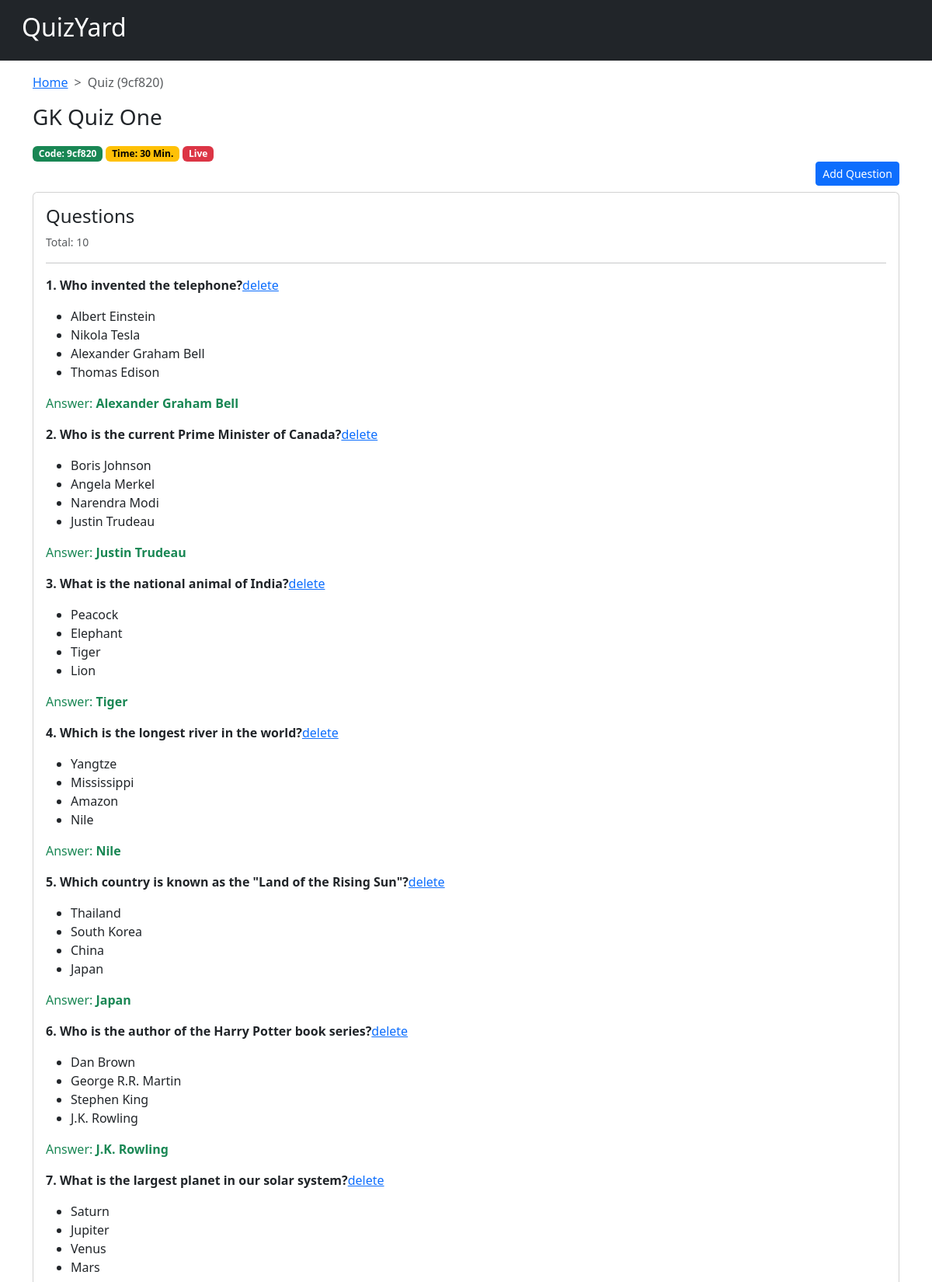
Screenshot of /dashboard/9cf820/ (upper part) with the database file from the repository.
### quiz/models.py (models this page shows, shortened)
class Quiz(models.Model):
    title = models.CharField(max_length=75)
    time = models.PositiveIntegerField(help_text="Quiz time in minutes.")
    code = models.CharField(max_length=15, unique=True)
    is_active = models.BooleanField(default=False)
    class Meta:
        db_table = 'quiz'
        verbose_name = 'Quiz'
        verbose_name_plural = 'Quizzes'
        ordering = ['-id']

class Question(models.Model):
    quiz = models.ForeignKey(Quiz, on_delete=models.CASCADE)
    question = models.CharField(max_length=255)
    class Meta:
        db_table = 'question'
        verbose_name = 'Question'
        verbose_name_plural = 'Questions'
        ordering = ['-id']

class Option(models.Model):
    question = models.ForeignKey(Question, on_delete=models.CASCADE)
    value = models.CharField(max_length=100)
    class Meta:
        db_table = 'option'
        verbose_name = 'Option'
        verbose_name_plural = 'Options'
        ordering = ['-id']
    def __str__(self) -> str:
        return self.value

class Answer(models.Model):
    question = models.ForeignKey(Question, on_delete=models.CASCADE)
    answer = models.ForeignKey(Option, on_delete=models.CASCADE)
    class Meta:
        db_table = 'answer'
        verbose_name = "answer"
        verbose_name_plural = "answers"

### dashboard/views.py (the view)
# urls.py: path("<str:code>/", QuizDetailView.as_view(), name="quiz_detail"),
class QuizDetailView(DetailView):
    model = Quiz
    template_name = "dashboard/quiz_detail.html"
    context_object_name = "quiz"
    def get_object(self):
        return Quiz.objects.get(code=self.kwargs['code'])
    def get_context_data(self, **kwargs) -> dict:
        context = super().get_context_data(**kwargs)
        context["questions"] = Question.objects.filter(
            quiz=self.get_object()).prefetch_related(
                'option_set').prefetch_related('answer_set')
        return context

### dashboard/templates/dashboard/quiz_detail.html
{% extends "dashboard/base.html" %}
{% block main_content %}
<div class="container">
    <nav style="--bs-breadcrumb-divider: '>';" aria-label="breadcrumb">
        <ol class="breadcrumb my-3">
          <li class="breadcrumb-item"><a href="{% url 'dashboard:home' %}">Home</a></li>
          <li class="breadcrumb-item active">Quiz ({{quiz.code}})</li>
        </ol>
    </nav>
    <h3 class="my-3">{{quiz.title}}</h3>
    <span class="badge text-bg-success">Code: {{quiz.code}}</span>
    <span class="badge text-bg-warning">Time: {{quiz.time}} Min.</span>
    {% if quiz.is_active %}
        <span class="badge text-bg-danger">Live</span>
    {% endif %}
    <p class="text-end my-0 py-0"><a href="{% url 'dashboard:question_create' quiz.code %}" class="btn btn-sm btn-primary">Add Question</a></p>
    <div class="card my-2 p-3">
        <h4>Questions</h4>
        <small class="text-muted">Total: {{questions.count}}</small>
        <hr>
        {% for item in questions %}
            <p><strong>{{forloop.counter}}. {{item.question}}</strong><a href="{% url 'dashboard:question_delete' quiz.code item.id %}">delete</a></p>
            <ul>
                {% for option in item.option_set.all %}
                <li>{{option}}</li>
                {% endfor %}
            </ul>
            {% for answer in item.answer_set.all %}
            <p class="text-success">Answer: <strong>{{answer.answer}}</strong></p>
            {% endfor %}
        {% endfor %}
    </div>
</div>
{% endblock main_content %}

### rows the page displays
Quiz: code "9cf820", title "GK Quiz One", time "30"
Question: question "Who invented the telephone?"
Option: value "Albert Einstein"
Option: value "Nikola Tesla"
Option: value "Alexander Graham Bell"
Option: value "Thomas Edison"
Answer: answer "Alexander Graham Bell"
Question: question "Who is the current Prime Minister of Canada?"
Option: value "Boris Johnson"
Option: value "Angela Merkel"
Option: value "Narendra Modi"
Option: value "Justin Trudeau"
Answer: answer "Justin Trudeau"
Question: question "What is the national animal of India?"
Option: value "Peacock"
Option: value "Elephant"
Option: value "Tiger"
Option: value "Lion"
Answer: answer "Tiger"
Question: question "Which is the longest river in the world?"
Option: value "Yangtze"
Option: value "Mississippi"
Option: value "Amazon"
Option: value "Nile"
Answer: answer "Nile"
Question: question "Which country is known as the \"Land of the Rising Sun\"?"
Option: value "Thailand"
Option: value "South Korea"
Option: value "China"
Option: value "Japan"
Answer: answer "Japan"
Question: question "Who is the author of the Harry Potter book series?"
Option: value "Dan Brown"
Option: value "George R.R. Martin"
Option: value "Stephen King"
Option: value "J.K. Rowling"
Answer: answer "J.K. Rowling"
Question: question "What is the largest planet in our solar system?"
Option: value "Saturn"
Option: value "Jupiter"
Option: value "Venus"
Option: value "Mars"

### other values shown
{{ questions.count }} "10"
